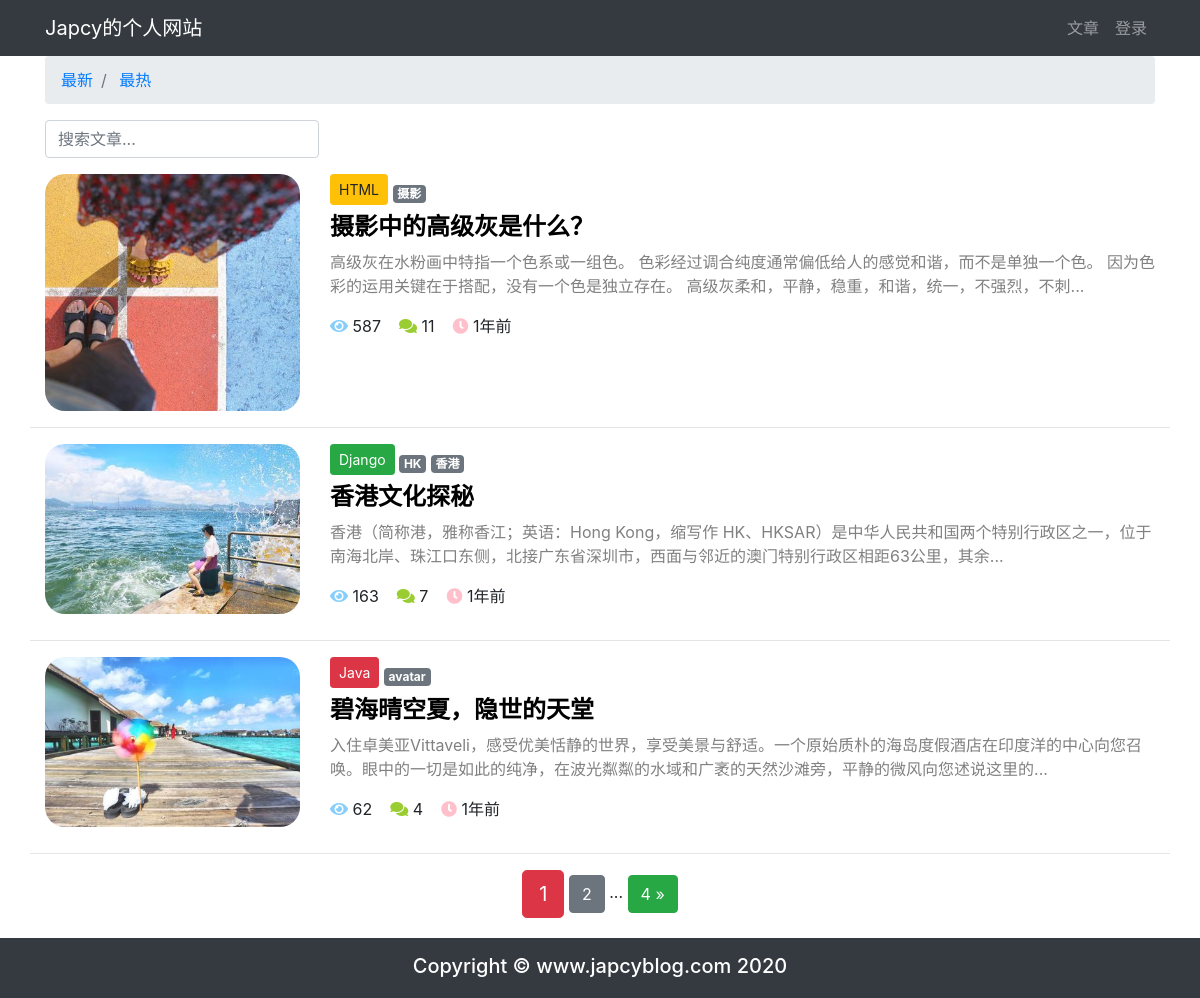
The page / on the database its author committed.
### article/models.py (models this page shows, shortened)
class ArticlePost(models.Model):
    author = models.ForeignKey(User, on_delete=models.CASCADE)
    avatar = models.ImageField(upload_to='article/%Y%m%d/', blank=True)
    column = models.ForeignKey(
        ArticleColumn,
        null=True,
        blank=True,
        on_delete=models.CASCADE,
        related_name='article'
    )
    tags = TaggableManager(blank=True)
    title = models.CharField(max_length=100)
    body = models.TextField()
    total_views = models.PositiveIntegerField(default=0)
    likes = models.PositiveIntegerField(default=0)
    created = models.DateTimeField(default=timezone.now)
    updated = models.DateTimeField(auto_now=True)
    class Meta:
        ordering = ('-created',)

class ArticleColumn(models.Model):
    title = models.CharField(max_length=100, blank=True)
    created = models.DateTimeField(default=timezone.now)
    def __str__(self):
        return self.title

### article/views.py (the view)
# urls.py: path('', article_list, name='home'),
def article_list(request):
    search = request.GET.get('search')
    order = request.GET.get('order')
    column = request.GET.get('column')
    tag = request.GET.get('tag')
    article_list = ArticlePost.objects.all()
    if search:
        article_list = article_list.filter(
            Q(title__icontains=search) |
            Q(body__icontains=search)
        )
    else:
        search = ''
    if column is not None and column.isdigit():
        article_list = article_list.filter(column=column)
    if tag and tag != 'None':
        article_list = article_list.filter(tags__name__in=[tag])
    if order == 'total_views':
        article_list = article_list.order_by('-total_views')
    paginator = Paginator(article_list, 3)
    page = request.GET.get('page')
    articles = paginator.get_page(page)
    context = {
        'articles': articles,
        'order': order,
        'search': search,
        'column': column,
        'tag': tag,
    }
    return render(request, 'article/list.html', context)

### article/templatetags/my_filters_and_tags.py (called while the page is built)
@register.filter(name='timesince_zh')
def time_since_zh(value):
    now = timezone.now()
    diff = now - value
    if diff.days == 0 and diff.seconds >= 0 and diff.seconds < 60:
        return '刚刚'
    if diff.days == 0 and diff.seconds >= 60 and diff.seconds < 3600:
        return str(math.floor(diff.seconds / 60)) + "分钟前"
    if diff.days == 0 and diff.seconds >= 3600 and diff.seconds < 86400:
        return str(math.floor(diff.seconds / 3600)) + "小时前"
    if diff.days >= 1 and diff.days < 30:
        return str(diff.days) + "天前"
    if diff.days >= 30 and diff.days < 365:
        return str(math.floor(diff.days / 30)) + "个月前"
    if diff.days >= 365:
        return str(math.floor(diff.days / 365)) + "年前"

### templates/article/list.html (shortened to what this page needs)
{% extends "base.html" %}
{% load staticfiles %}
{% load my_filters_and_tags %}
{% block content %}
<div class="container">
    <nav aria-label="breadcrumb">
        <ol class="breadcrumb">
            <li class="breadcrumb-item">
                <a href="{% url 'article:article_list' %}?search={{ search }}&column={{ column }}&tag={{ tag }}">
                    最新
                </a>
            </li>
            <li class="breadcrumb-item">
                <a href="{% url 'article:article_list' %}?order=total_views&search={{ search }}&column={{ column }}&tag={{ tag }}">
                    最热
                </a>
            </li>
        </ol>
    </nav>
    <div class="row">
        <div class="col-auto mr-auto">
            <form class="form-inline" >
                <input type="text"
                    class="form-control mb-2 mr-sm-2"
                    name="search"
                    placeholder="搜索文章..."
                    required
                >
            </form>
        </div>
    </div>
    <div class="row mt-2">
        {% for article in articles %}
            {% if article.avatar %}
                <div class="col-3">
                    <img src="{{ article.avatar.url }}"
                         alt="avatar"
                         style="max-width:100%; border-radius: 20px"
                    >
                </div>
            {% endif %}
            <div class="col">
                {% if article.column %}
                    <a  role="button"
                        href="{% url 'article:article_list' %}?column={{ article.column.id }}"
                        class="btn btn-sm mb-2
                            {% if article.column.title == 'Django' %}
                                btn-success
                            {% elif article.column.title == 'Java' %}
                                btn-danger
                            {% elif article.column.title == 'HTML' %}
                                btn-warning
                            {% endif %}
                        "
                    >
                        {{ article.column }}
                    </a>
                {% endif %}
                <span>
                    {% for tag in article.tags.all %}
                        <a href="{% url 'article:article_list' %}?tag={{ tag }}"
                           class="badge badge-secondary"
                        >
                            {{ tag }}
                        </a>
                    {% endfor %}
                </span>
                <h4>
                    <b>
                        <a href="{% url 'article:article_detail' article.id %}"
                           style="color: black;"
                        >
                            {{ article.title }}
                        </a>
                    </b>
                </h4>
                <div>
                    <p style="color: gray;">
                        {{ article.body|slice:'100' }}...
                    </p>
                </div>
                <p>
                    <span>
                        <i class="fas fa-eye" style="color: lightskyblue;"></i>
                        {{ article.total_views }}&nbsp;&nbsp;&nbsp;
                    </span>
                    <span>
                        <i class="fas fa-comments" style="color: yellowgreen;"></i>
                        {{ article.comments.count }}&nbsp;&nbsp;&nbsp;
                    </span>
                    <span>
                        <i class="fas fa-clock" style="color: pink;"></i>
                        {{ article.created|timesince_zh }}
                    </span>
                </p>
            </div>
            <hr style="width: 100%;"/>
        {% endfor %}
    </div>
    <div class="pagination row">
        <div class="m-auto">
            <span class="step-links">
                <span class="current btn btn-danger btn-lg">
                    {{ articles.number }}
                </span>
                {% if articles.has_next %}
                    <a href="?page={{ articles.next_page_number }}&order={{ order }}&search={{ search }}&column={{ column }}&tag={{ tag }}"
                       class="btn btn-secondary"
                    >
                        {{ articles.next_page_number }}
                    </a>
                    <span>...</span>
                    <a href="?page={{ articles.paginator.num_pages }}&order={{ order }}&search={{ search }}&column={{ column }}&tag={{ tag }}"
                       class="btn btn-success"
                    >
                        {{ articles.paginator.num_pages }} &raquo;
                    </a>
                {% endif %}
            </span>
        </div>
    </div>
</div>
{% endblock content %}

### templates/base.html (shortened to what this page needs)
{% load staticfiles %}
<!DOCTYPE html>
<html lang="zh-cn">
<head>
    <link rel="stylesheet" href="{% static 'bootstrap/css/bootstrap.min.css' %}">
    <link rel="stylesheet" href="{% static 'md_css/monokai.css' %}">
    <link rel="stylesheet"
      href="https://use.fontawesome.com/releases/v5.8.1/css/all.css"
    >
</head>
<body>
    {% include 'header.html' %}
    <div id="wrapper">
        {% block content %}{% endblock content %}
        <div id="push"></div>
    </div>
    {% include 'footer.html' %}
</body>
</html>

### templates/header.html (shortened to what this page needs)
{% load notifications_tags %}
{% notifications_unread as unread_count %}
<nav class="navbar navbar-expand-lg navbar-dark bg-dark">
    <div class="container">
        <a class="navbar-brand" href="#">Japcy的个人网站</a>
        <div>
            <ul class="navbar-nav">
                <li class="nav-item">
                    <a class="nav-link" href="{% url 'article:article_list' %}">文章</a>
                </li>
                {% if user.is_authenticated %}
                    <li class="nav-item dropdown">
                        <a class="nav-link dropdown-toggle" href="#" id="navbarDropdown" role="button" data-toggle="dropdown" aria-haspopup="true" aria-expanded="false">
                            {% if unread_count %}
                                <svg viewBox="0 0 8 8"
                                     width="8px"
                                     height="8px">
                                    <circle cx="4"
                                            cy="4"
                                            r="4"
                                            fill="#ff6b6b"
                                    ></circle>
                                </svg>
                            {% endif %}
                            {{ user.username }}
                        </a>
                        <div class="dropdown-menu" aria-labelledby="navbarDropdown">
                            <a class="dropdown-item" href="{% url "notice:list" %}">通知
                                {% if unread_count %}
                                    <span class="badge badge-danger">{{ unread_count }}</span>
                                {% endif %}
                            </a>
                            <a class="dropdown-item" href="{% url 'article:article_create' %}">写文章</a>
                            <a class="dropdown-item" href='{% url "userprofile:edit" user.id %}'>个人信息</a>
                            <a class="dropdown-item" href="#" onclick="user_delete()">删除用户</a>
                            <a class="dropdown-item" href='{% url "userprofile:logout" %}'>退出登录</a>
                        </div>
                    </li>
                {% else %}
                    <li class="nav-item">
                        <a class="nav-link" href="{% url 'account_login' %}">登录</a>
                    </li>
                {% endif %}
            </ul>
        </div>
    </div>
</nav>

### templates/footer.html
{% load staticfiles %}
<footer class="py-3 bg-dark" id="footer">
    <div class="container">
        <h5 class="m-0 text-center text-white">Copyright &copy; www.japcyblog.com 2020</h5>
    </div>
</footer>

### templates/base.html (style rules this page uses)
html, body { height: 100%; margin: 0; }
#wrapper { min-height: 100%; margin-bottom: -40px; }
#footer, #push { height: 60px; }

### rows shown on the page
ArticlePost: avatar (picture), column "HTML", title "摄影中的高级灰是什么？", body "高级灰在水粉画中特指一个色系或一组色。 色彩经过调合纯度通常偏低给人的感觉和谐，而不是单独一个色。 因为色彩的运用关键在于搭配，没有一个色是独立存在。 高级灰柔和，平静，稳重，和谐，统一，不强烈，不刺", total_views "587", comments.count "11", created "1年前"
Tag: name "摄影"
ArticlePost: avatar (picture), column "Django", title "香港文化探秘", body "香港（简称港，雅称香江；英语：Hong Kong，缩写作 HK、HKSAR）是中华人民共和国两个特别行政区之一，位于南海北岸、珠江口东侧，北接广东省深圳市，西面与邻近的澳门特别行政区相距63公里，其余", total_views "163", comments.count "7", created "1年前"
Tag: name "HK"
Tag: name "香港"
ArticlePost: avatar (picture), column "Java", title "碧海晴空夏，隐世的天堂", body "入住卓美亚Vittaveli，感受优美恬静的世界，享受美景与舒适。一个原始质朴的海岛度假酒店在印度洋的中心向您召唤。眼中的一切是如此的纯净，在波光粼粼的水域和广袤的天然沙滩旁，平静的微风向您述说这里的", total_views "62", comments.count "4", created "1年前"
Tag: name "avatar"

### other values the page prints
{{ articles.number }} "1"
{{ articles.next_page_number }} "2"
{{ articles.paginator.num_pages }} "4"
